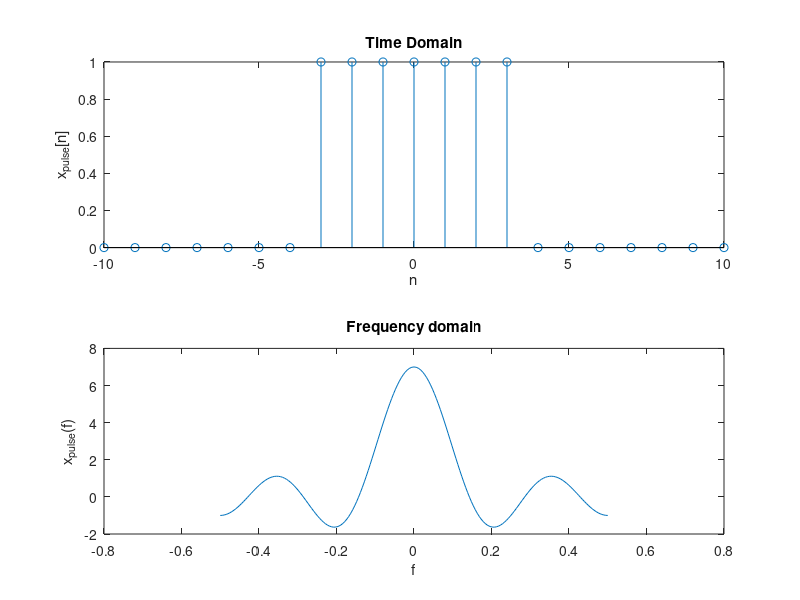

The MATLAB script that drew this image:
% Representation of the signal in the time domain
N1 = 3;
n = -10:10;
x_pulse = zeros(size(n));
x_pulse(abs(n)<=N1) = 1;
subplot(2,1,1);
stem(n,x_pulse);
xlabel('n');
ylabel('x_{pulse}[n]');
title('Time Domain')

% Representation of the signal in the frequency domain
n_points = 200;
f = linspace(-0.5,0.5,n_points);
X_pulse = zeros(size(f));
for k = 1:length(f)
    X_pulse(k) = sum(x_pulse.*exp(-1j*n*2*pi*f(k)));
end
subplot(2,1,2)
plot(f, real(X_pulse)); 
xlabel('f');
ylabel('x_{pulse}(f)');
title('Frequency domain')